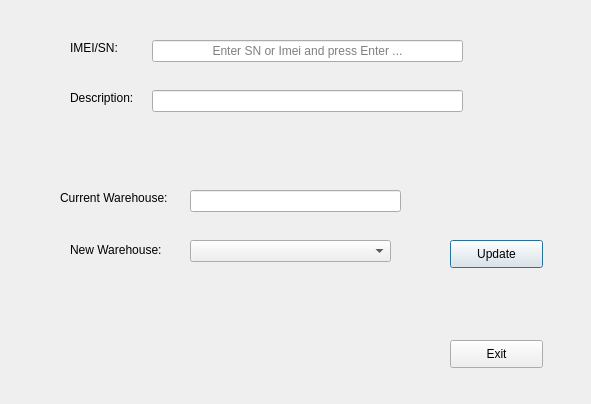
<?xml version="1.0" encoding="UTF-8"?>
<ui version="4.0">
 <class>WarehouseChange</class>
 <widget class="QDialog" name="WarehouseChange">
  <property name="geometry">
   <rect>
    <x>0</x>
    <y>0</y>
    <width>591</width>
    <height>404</height>
   </rect>
  </property>
  <property name="windowTitle">
   <string>Dialog</string>
  </property>
  <widget class="QLabel" name="label">
   <property name="geometry">
    <rect>
     <x>70</x>
     <y>40</y>
     <width>71</width>
     <height>16</height>
    </rect>
   </property>
   <property name="text">
    <string>IMEI/SN:</string>
   </property>
  </widget>
  <widget class="QLabel" name="label_2">
   <property name="geometry">
    <rect>
     <x>70</x>
     <y>90</y>
     <width>71</width>
     <height>16</height>
    </rect>
   </property>
   <property name="text">
    <string>Description:</string>
   </property>
  </widget>
  <widget class="QLineEdit" name="sn">
   <property name="geometry">
    <rect>
     <x>152</x>
     <y>40</y>
     <width>311</width>
     <height>22</height>
    </rect>
   </property>
   <property name="alignment">
    <set>Qt::AlignCenter</set>
   </property>
   <property name="placeholderText">
    <string>Enter SN or Imei and press Enter ...</string>
   </property>
  </widget>
  <widget class="QLineEdit" name="description">
   <property name="geometry">
    <rect>
     <x>152</x>
     <y>90</y>
     <width>311</width>
     <height>22</height>
    </rect>
   </property>
   <property name="readOnly">
    <bool>true</bool>
   </property>
  </widget>
  <widget class="QLabel" name="label_3">
   <property name="geometry">
    <rect>
     <x>60</x>
     <y>190</y>
     <width>131</width>
     <height>16</height>
    </rect>
   </property>
   <property name="text">
    <string>Current Warehouse:</string>
   </property>
  </widget>
  <widget class="QLineEdit" name="current_warehouse">
   <property name="geometry">
    <rect>
     <x>190</x>
     <y>190</y>
     <width>211</width>
     <height>22</height>
    </rect>
   </property>
   <property name="readOnly">
    <bool>true</bool>
   </property>
  </widget>
  <widget class="QLabel" name="label_4">
   <property name="geometry">
    <rect>
     <x>70</x>
     <y>240</y>
     <width>111</width>
     <height>20</height>
    </rect>
   </property>
   <property name="text">
    <string>New Warehouse:</string>
   </property>
  </widget>
  <widget class="QComboBox" name="new_warehouse">
   <property name="geometry">
    <rect>
     <x>190</x>
     <y>240</y>
     <width>201</width>
     <height>22</height>
    </rect>
   </property>
   <property name="editable">
    <bool>false</bool>
   </property>
  </widget>
  <widget class="QPushButton" name="update">
   <property name="geometry">
    <rect>
     <x>450</x>
     <y>240</y>
     <width>93</width>
     <height>28</height>
    </rect>
   </property>
   <property name="text">
    <string>Update</string>
   </property>
  </widget>
  <widget class="QPushButton" name="exit">
   <property name="geometry">
    <rect>
     <x>450</x>
     <y>340</y>
     <width>93</width>
     <height>28</height>
    </rect>
   </property>
   <property name="text">
    <string>Exit</string>
   </property>
  </widget>
 </widget>
 <resources/>
 <connections/>
</ui>
